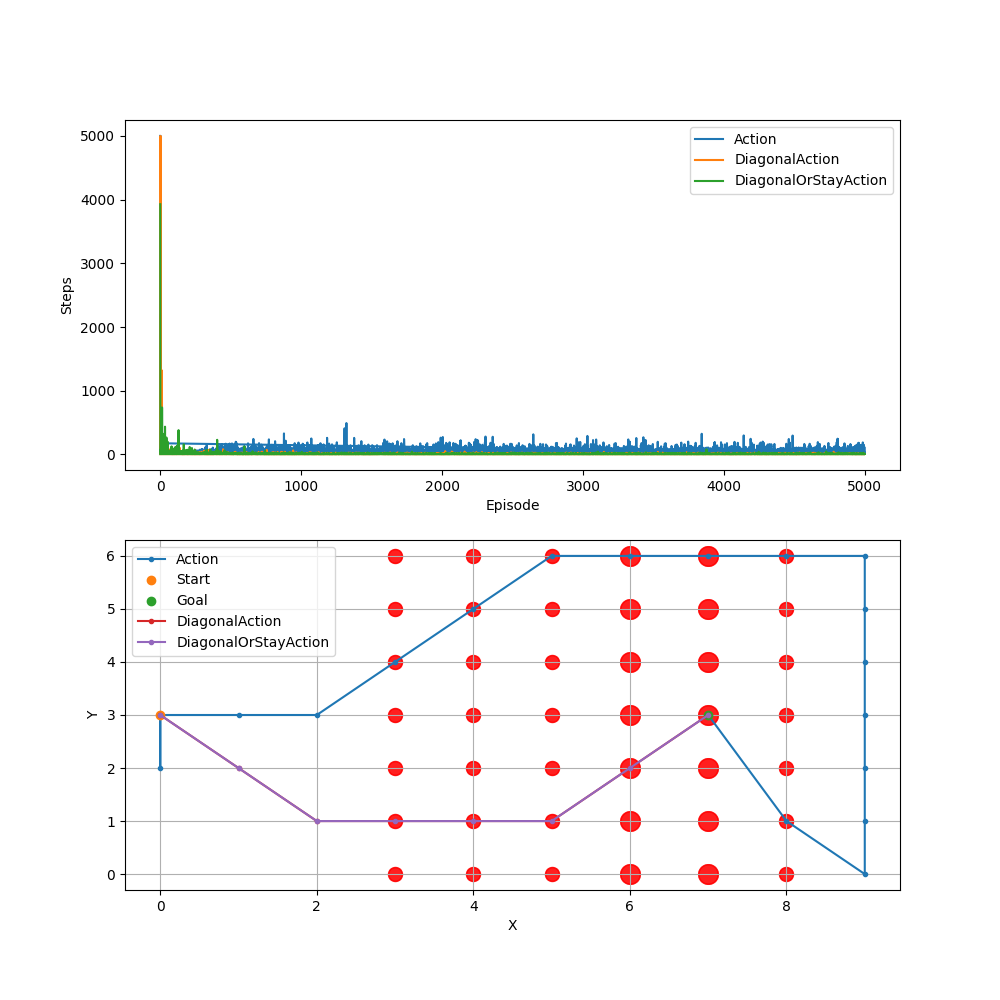

This figure's Python source:
from collections import defaultdict
from functools import total_ordering
import matplotlib.pyplot as plt
import random
import logging


@total_ordering
class State:
    MAX_X = 9
    MAX_Y = 6

    def __init__(self, x, y):
        self.x = x
        self.y = y

    def __eq__(self, other):
        if isinstance(other, self.__class__):
            return self.x == other.x and self.y == other.y
        else:
            return False

    def __hash__(self):
        return hash((self.x, self.y))

    def __str__(self):
        return f"({self.x},{self.y})"

    def __lt__(self, other):
        return (self.x, self.y) < (other.x, other.y)


class Action:
    @staticmethod
    def up(state):
        return State(state.x, min(State.MAX_Y, state.y + 1))

    @staticmethod
    def down(state):
        return State(state.x, max(0, state.y - 1))

    @staticmethod
    def left(state):
        return State(max(0, state.x - 1), state.y)

    @staticmethod
    def right(state):
        return State(min(State.MAX_X, state.x + 1), state.y)


class DiagonalAction(Action):
    @staticmethod
    def up_left(state):
        return State(max(0, state.x - 1), min(State.MAX_Y, state.y + 1))

    @staticmethod
    def up_right(state):
        return State(min(State.MAX_X, state.x + 1), min(State.MAX_Y, state.y + 1))

    @staticmethod
    def down_left(state):
        return State(max(0, state.x - 1), max(0, state.y - 1))

    @staticmethod
    def down_right(state):
        return State(min(State.MAX_X, state.x + 1), max(0, state.y - 1))


class DiagonalOrStayAction(DiagonalAction):
    @staticmethod
    def stay(state):
        return state


class Rewards:
    def __init__(self, goal):
        self.goal = goal

    def get(self, state):
        if state == self.goal:
            return 1
        else:
            return -1


class Environment:
    def __init__(self, rewards):
        self.rewards = rewards
        self.winds = defaultdict(lambda: (None, 0))

        logging.info(f"Environment created with goal={rewards.goal}")

    def register_wind(self, state, action, strength):
        self.winds[state] = (action, strength)

    def apply_wind(self, state):
        action, strength = self.winds[state]
        for _ in range(strength):
            state = action(state)
        return state

    def take_action(self, state, action):
        logging.debug(f"Taking action '{action.__name__}' from {state}")
        # Apply initial movement
        new_state = action(state)
        logging.debug(f"Moved to {new_state}")
        # Correct position applying winds
        new_state = self.apply_wind(new_state)
        logging.debug(f"Corrected to {new_state} by wind")
        # Get the reward
        reward = self.rewards.get(new_state)

        return new_state, reward


class Q:
    def __init__(self, default):
        self.default = float(default)
        self.q = {}

    def get(self, state, action):
        return self.q.get((state, action), self.default)

    def set(self, state, action, value):
        self.q[(state, action)] = value

    def best_action(self, state):
        values = [(k[1], v) for k, v in self.q.items() if k[0] == state]
        return max(values, key=lambda x: x[1])[0] if values else None

    def __str__(self):
        items = [(k[0], k[1].__name__, v) for k, v in self.q.items()]
        items.sort()
        return "\n".join([f"Q({s}, {a})\t= {v}" for s, a, v in items])


class Agent:
    def __init__(self, epsilon, alpha, gamma, start, action_class):
        for x in [epsilon, alpha, gamma]:
            assert x < 1.0 and x > 0.0

        self.epsilon = epsilon
        self.alpha = alpha
        self.gamma = gamma
        self.start = start

        self.action_class = action_class
        self.q = Q(0)
        self.stats = []

        self._restart_episode()

        logging.info(
            f"Creating agent with state {start} and action {self.action.__name__}"
        )

    def _restart_episode(self):
        self.state = self.start
        self.action = self._select_action(self.state)
        self.trajectory = [(self.state, self.action.__name__)]

    def _random_action(self):
        def filter(x):
            return (
                callable(getattr(self.action_class, x)) and x.startswith("__") is False
            )

        actions = [
            getattr(self.action_class, x) for x in dir(self.action_class) if filter(x)
        ]
        return random.choice(actions)

    def _select_action(self, state):
        r = self._random_action()

        if random.random() < self.epsilon:
            logging.debug(f"Selecting random action")
            return r
        else:
            logging.debug(f"Greedily selecting action")
            best_action = self.q.best_action(state)
            return best_action if best_action is not None else r

    def _update(self, environment):
        S = self.state
        A = self.action

        S_prime, R = environment.take_action(S, A)
        A_prime = self._select_action(S_prime)
        logging.debug(
            f"Taking action '{A.__name__}' from {S} to {S_prime} with reward {R}"
        )

        Q = self.q.get(S, A)
        Q_prime = self.q.get(S_prime, A_prime)

        update = Q + self.alpha * (R + self.gamma * Q_prime - Q)
        self.q.set(S, A, update)
        logging.debug(f"Updating Q({S}, {A.__name__}) = {update}")

        self.state = S_prime
        self.action = A_prime
        self.trajectory += [(self.state, self.action.__name__)]
        logging.debug(f"New state is {self.state} and action is {self.action.__name__}")

    def run(self, environment, goal, episodes, steps, epsilon=None, start=None):
        if epsilon is not None:
            self.epsilon = epsilon
        if start is not None:
            self.start = start

        for episode in range(episodes):
            logging.debug(f"Running episode {episode}")
            self._restart_episode()

            for step in range(steps):
                self._update(environment)
                if self.state == goal:
                    if episode % 100 == 0:
                        logging.info(f"Episode {episode}: Goal reached in {step} steps")
                    break

            self.stats += [(episode, step)]
            if self.state != goal:
                logging.warning(f"Episode {episode}: Goal not reached in {steps} steps")

    def plot(self, environment, figure=None, start=None, goal=None):
        if figure is None:
            figure = plt.figure(figsize=(10, 10))

        # Plot training stats
        plt.subplot(2, 1, 1)
        plt.plot(*zip(*self.stats), label=self.action_class.__name__)
        plt.xlabel("Episode")
        plt.ylabel("Steps")
        plt.legend()

        # Plot trajectory
        plt.subplot(2, 1, 2)
        if start is not None:
            plt.plot(self.start.x, self.start.y, "o", label="Start")
        if goal is not None:
            plt.plot(goal.x, goal.y, "o", label="Goal")
        values = [(state.x, state.y) for state, _ in self.trajectory]
        plt.plot(
            *zip(*values),
            ".-",
            label=self.action_class.__name__,
        )
        plt.xlabel("X")
        plt.ylabel("Y")
        plt.grid(True)
        plt.legend()

        for state, (_, strength) in environment.winds.items():
            if strength > 0:
                plt.scatter(state.x, state.y, s=strength * 100, c="r", alpha=0.5)

        # Save figure
        plt.savefig("windy-gridworld.png")

    def __str__(self):
        trajectory = [f"({S}, {A})" for S, A in self.trajectory]
        return f"\n\nFinal State: {self.state}\n\n{trajectory}\n"

    def __repr__(self):
        return f"\n\nFinal State: {self.state}\n\n{self.q}\n"


if __name__ == "__main__":
    logging.basicConfig(level=logging.INFO)

    start = State(0, 3)
    goal = State(7, 3)

    rewards = Rewards(goal)
    environment = Environment(rewards)
    [environment.register_wind(State(3, y), Action.up, 1) for y in range(7)]
    [environment.register_wind(State(4, y), Action.up, 1) for y in range(7)]
    [environment.register_wind(State(5, y), Action.up, 1) for y in range(7)]
    [environment.register_wind(State(6, y), Action.up, 2) for y in range(7)]
    [environment.register_wind(State(7, y), Action.up, 2) for y in range(7)]
    [environment.register_wind(State(8, y), Action.up, 1) for y in range(7)]

    episodes, steps = 5_000, 5_000
    epsilon, alpha, gamma = 0.1, 0.5, 0.1

    figure = plt.figure(figsize=(10, 10))

    # 4 actions
    agent = Agent(epsilon, alpha, gamma, start, Action)
    agent.run(environment, goal, episodes, steps)

    [environment.register_wind(State(7, y), Action.down, 3) for y in range(7)]
    agent.run(environment, goal, 1, steps, epsilon=0.01, start=State(0, 0))
    agent.plot(environment, figure, start, goal)
    print(agent)

    # 8 actions
    agent = Agent(epsilon, alpha, gamma, start, DiagonalAction)
    agent.run(environment, goal, episodes, steps)

    [environment.register_wind(State(7, y), Action.down, 3) for y in range(7)]
    agent.run(environment, goal, 1, steps, epsilon=0.01, start=State(4, 0))
    agent.plot(environment, figure)
    print(agent)

    # 9 actions
    agent = Agent(epsilon, alpha, gamma, start, DiagonalOrStayAction)
    agent.run(environment, goal, episodes, steps)

    [environment.register_wind(State(7, y), Action.down, 3) for y in range(7)]
    agent.run(environment, goal, 1, steps, epsilon=0.01, start=State(9, 0))
    agent.plot(environment, figure)
    print(agent)
